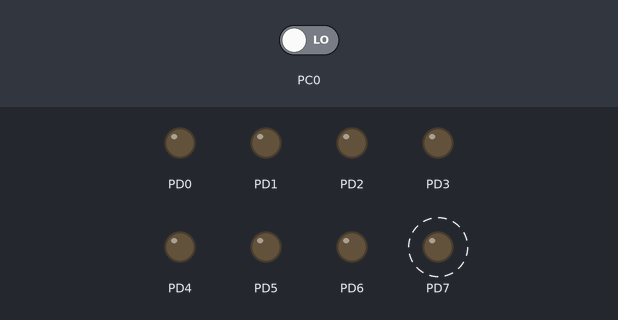
The program below on a simulated ATmega128, built with avr-gcc and emulated at 8 MHz. Shown: output pins drawn as LEDs (lit = HIGH). Dashed ring = blinking. Inputs (shaded band) come from the test bench; at power-on: PC0 LOW.

Above: at 2.8 s.
2.9 s: PC0 driven HIGH
Timing chart, 0 to 12.4 s (numbered marks = the images above; inputs shaded):
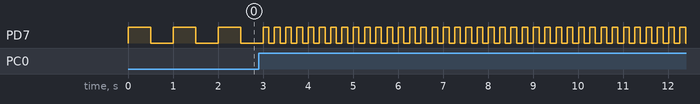

Measured:
- after the input at 2.9 s, PD7: alternates HIGH for 0.13 s and LOW for 0.13 s, starting after 0.23 s
- by itself, PD7: alternates HIGH for 0.50 s and LOW for 0.50 s

The program:

main.c
```c
/*
 * AssignmentB6.c
 *
 * Created: 2/3/2017 2:26:13 PM
 * Author : Kadir Seker, Cas Koopmans and Berend Vet
 */

#include <avr/io.h>
#define F_CPU 8000000
#include <util/delay.h>

int changed = 0;			// Tracks the status of whether or not the frequency has been changed
int freq = 1;				// Blinking frequency

void wait( int ms )
{
	for (int i=0; i<ms; i++)
	{
		_delay_ms( 1 );
	}
}

int main(void)
{
	DDRD = 0b11111111;			// All pins PORTD are set to output
	DDRC = 0b00000000;			// All pins PORTC are set to input

	while (1)
	{
		if(PINC & 1)
		{
			if(changed == 0 && freq == 1)
			{
				changed = 1;
				freq = 4;
			}
			else if (changed == 0 && freq == 4)
			{
				changed = 1;
				freq = 1;
			}
		}
		else
		{
			changed = 0;
		}
		PORTD = 0x80;
		wait(500/freq);
		PORTD = 0x0;
		wait(500/freq);
	}
	return 1;
}
```
